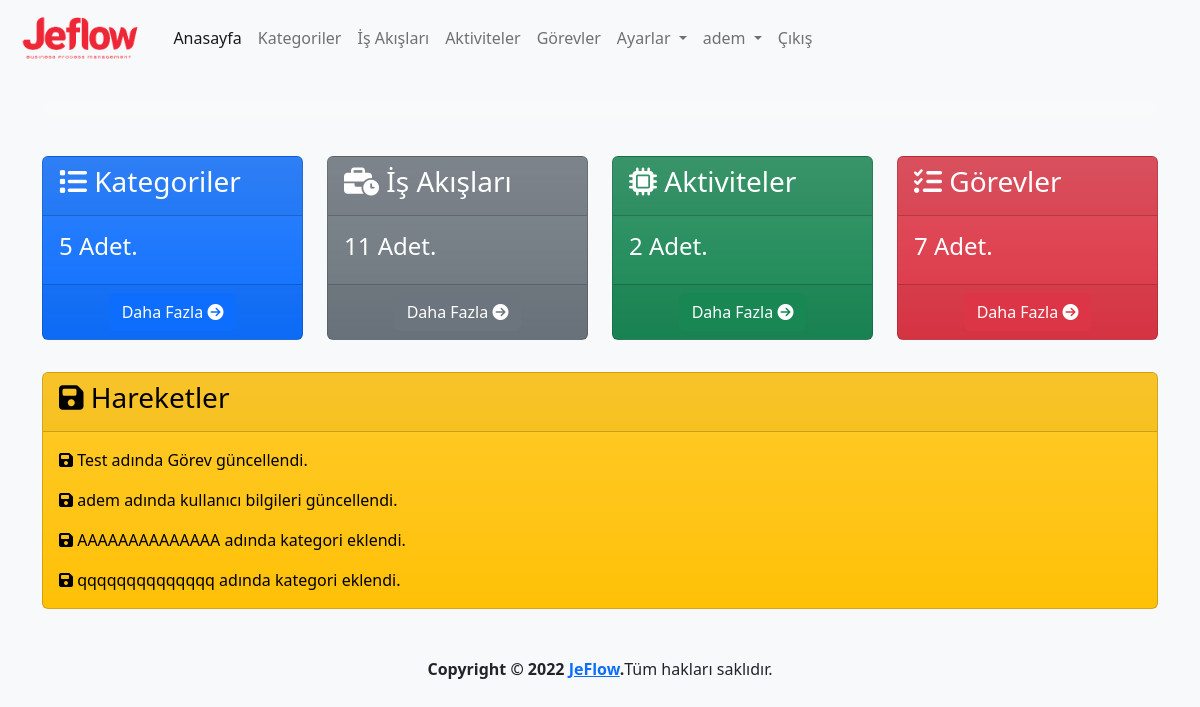
Page / (signed in) on the earlier database version.
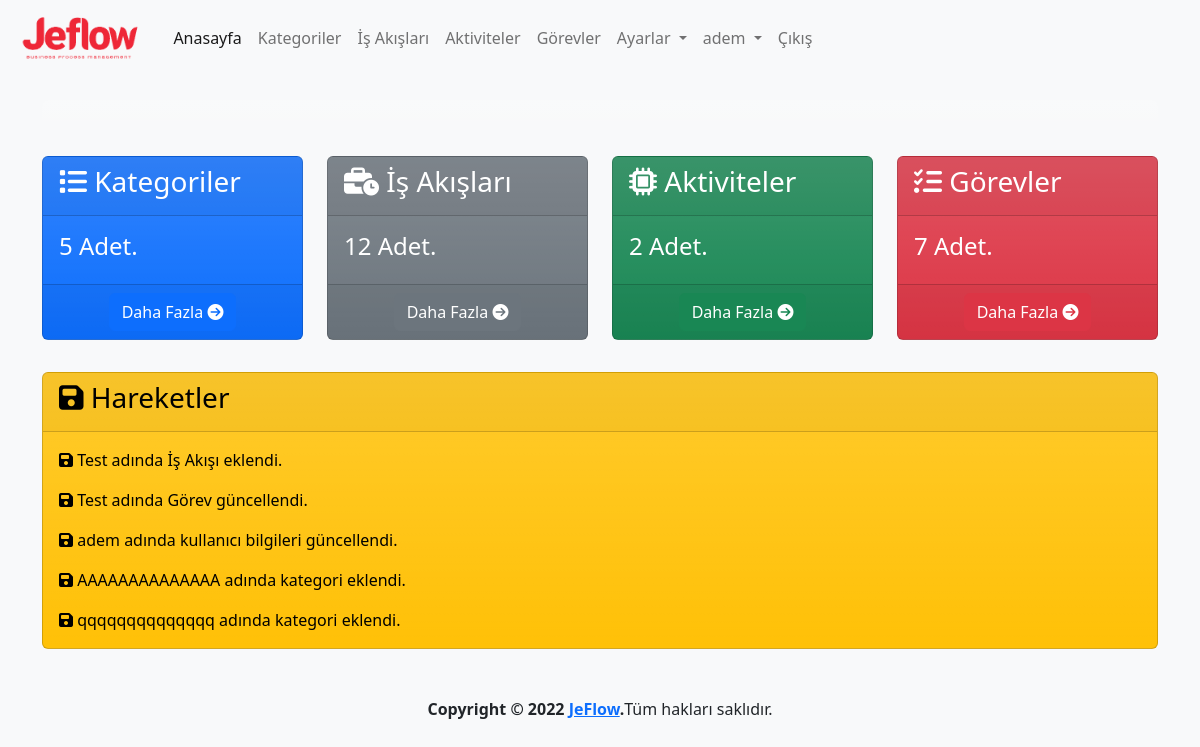
Same page on the later database version.
### log/models.py (models this page shows, shortened)
class Log(models.Model):
    logger_name = models.CharField(max_length=100,verbose_name='Loglayıcı Adı')
    level = models.PositiveSmallIntegerField(choices=LOG_LEVELS, default=logging.ERROR, db_index=True,verbose_name='Seviye')
    msg = models.TextField(verbose_name='Mesaj')
    trace = models.TextField(blank=True, null=True,verbose_name='Yığın')
    create_datetime = models.DateTimeField(auto_now_add=True, verbose_name='Oluşturulma Zamanı')
    user=models.ForeignKey(User,on_delete=models.CASCADE,verbose_name='Kullanıcı', blank=True, null=True)
    class Meta:
        ordering = ('-create_datetime',)
        verbose_name = 'Log'
        verbose_name_plural ='Loglar'

### app/views.py (the view)
# urls.py: path('', views.index, name='index'),
@login_required(login_url='/user/login/')
def index(request):
    category_count=Category.objects.count()
    process_count=Process.objects.count()
    activity_count=Activity.objects.count()
    task_count=Task.objects.count()
    user_activities=Log.objects.all().filter(user=request.user)[:10]
    context={
        'category_count':category_count,
        'process_count':process_count,
        'activity_count':activity_count,
        'task_count':task_count,
        'user_activities':user_activities
    }
    return render(request, 'app/index.html',context)

### templates/app/index.html
{% extends 'layout.html' %}
{% load humanize %}
{% block content %}
<div class="row mt-3">
    <div class="col-md-3 mb-3">
        <div id="collapseExample" class="card text-bg-primary bg-gradient" style="max-width: 18rem;">
            <div class="card-header">
                <h3 class="card-title">
                    <i class="fa-solid fa-list"></i>
                    Kategoriler
                </h3>
            </div>
            <div class="card-body">
                <h4 class="card-title">{{ category_count }} Adet.</h5>
            </div>
            <div class="card-footer text-center">
                <a class="btn btn-primary" href="{% url 'category' %}">
                    Daha Fazla
                    <i class="fa-solid fa-circle-arrow-right"></i>
                </a>
            </div>
        </div>
    </div>
    <div class="col-md-3 mb-3">
        <div class="card text-bg-secondary bg-gradient" style="max-width: 18rem;">
            <div class="card-header">
                <h3 class="card-title">
                    <i class="fa-solid fa-business-time"></i>
                    İş Akışları
                </h3>
            </div>
            <div class="card-body">
                <h4 class="card-title">{{ process_count }} Adet.</h5>
            </div>
            <div class="card-footer text-center">
                <a class="btn btn-secondary" href="{% url 'process' %}">
                    Daha Fazla
                    <i class="fa-solid fa-circle-arrow-right"></i>
                </a>
            </div>
        </div>
    </div>
    <div class="col-md-3 mb-3">
        <div class="card text-bg-success bg-gradient" style="max-width: 18rem;">
            <div class="card-header">
                <h3 class="card-title">
                    <i class="fa-solid fa-microchip"></i>
                    Aktiviteler
                </h3>
            </div>
            <div class="card-body">
                <h4 class="card-title">{{ activity_count }} Adet.</h5>
            </div>
            <div class="card-footer text-center">
                <a class="btn btn-success" href="{% url 'activity' %}">
                    Daha Fazla
                    <i class="fa-solid fa-circle-arrow-right"></i>
                </a>
            </div>
        </div>
    </div>
    <div class="col-md-3 mb-3">
        <div class="card text-bg-danger bg-gradient" style="max-width: 18rem;">
            <div class="card-header">
                <h3 class="card-title">
                    <i class="fa-solid fa-list-check"></i>
                    Görevler
                </h3>
            </div>
            <div class="card-body">
                <h4 class="card-title">{{ task_count }} Adet.</h5>
            </div>
            <div class="card-footer text-center">
                <a class="btn btn-danger" href="{% url 'task' %}">
                    Daha Fazla
                    <i class="fa-solid fa-circle-arrow-right"></i>
                </a>
            </div>
        </div>
    </div>
</div>
<div class="row mt-3">
    <div class="col-md-12">
        <div class="card text-bg-warning bg-gradient">
            <div class="card-header">
                <h3 class="card-title">
                    <i class="fa-solid fa-floppy-disk"></i>
                    Hareketler
                </h3>
            </div>
            <div class="card-body">
                {% for user_activity in user_activities %}
                <p class="card-text"><i class="fa-solid fa-floppy-disk"></i> {{ user_activity.msg }}</p>
                {% endfor %}
            </div>
        </div>
    </div>
</div>
{% endblock %}

Differences in the rows shown:
added Log: msg "Test adında İş Akışı eklendi."
Other differences:
{{ process_count }}: "11" → "12"
